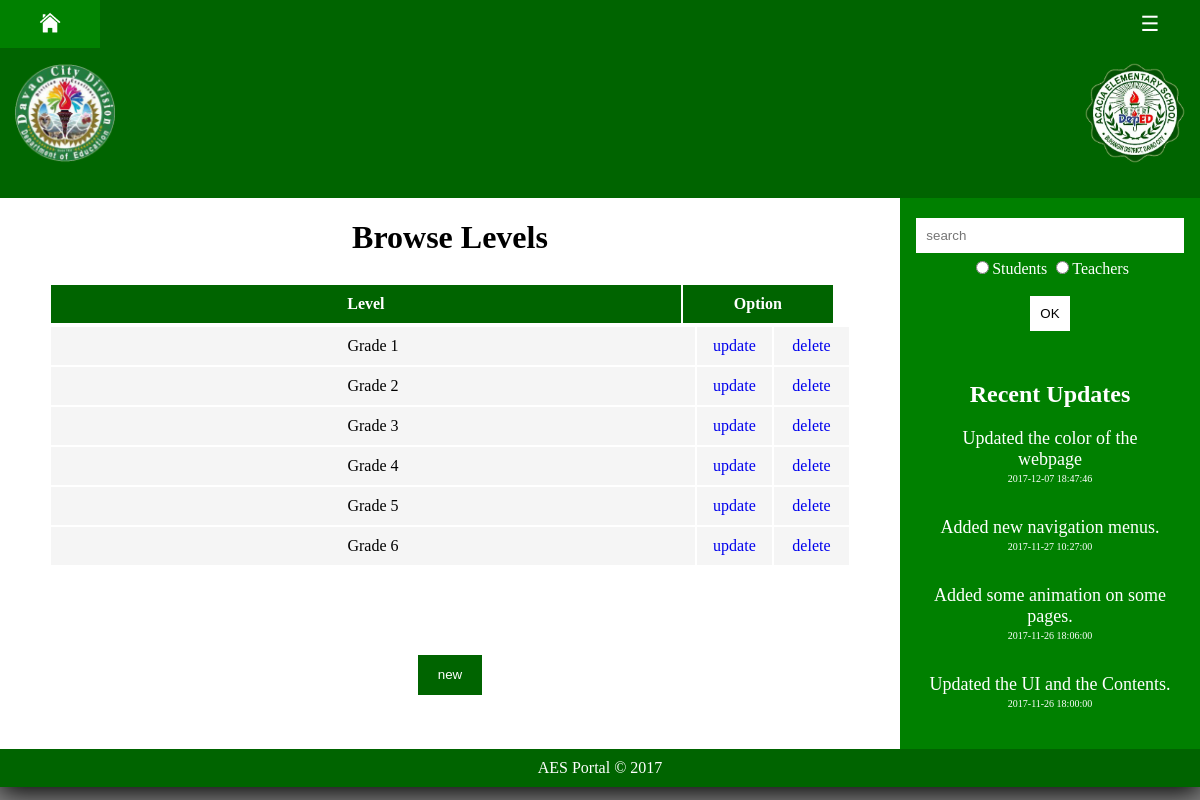
Page /aes-admin/level.php (signed in) on the committed database.
### tables this page shows
CREATE TABLE `level` (
  `level_id` int(11) NOT NULL AUTO_INCREMENT,
  `level_description` varchar(32) DEFAULT NULL,
  PRIMARY KEY (`level_id`)
);

CREATE TABLE `updates` (
  `update_id` int(11) NOT NULL AUTO_INCREMENT,
  `update_description` varchar(256) NOT NULL,
  `update_date` datetime NOT NULL,
  PRIMARY KEY (`update_id`)
);

### aes-admin/level.php (the view, shortened to what this page needs)
<!DOCTYPE html>
<?php
    include ('include/verify-admin.php');
            ?>
<html>
    <head>
        <link rel="stylesheet" href="../css/main.css">
        <link rel="stylesheet" href="../css/loader.css">
        <link rel="stylesheet" href="../css/options.css">
        <link rel="stylesheet" href="../css/tables.css">
    </head>
    <body style="font-family:Verdana;" onload="myFunction()">
            <div style="display:none;" id="myDiv" class="animate-bottom">
                <?php include ('include/nav.php');?>
                <div id="main">
                    <?php include ('include/menu.php');?>
                    <div style="overflow:hidden;">
                        <?php include ('include/header.php');?>
                        <div class="main">
                            <h1 style="text-align:center;">Browse Levels</h1>
                            <div id="bylevel" style="margin: 20px auto; width:100%; padding:5px;">
                                <div style="width:98%; overflow:hide;">
                                    <table align="center">
                                        <tr>
                                            <th>Level</th>
                                            <th width="150px">Option</th>
                                        </tr>
                                    </table>
                                </div>
                                <div style="overflow:scroll; height:310px;">
                                    <table align="center">
                                        <?php
                                            $sql_query="SELECT a.* FROM level a GROUP BY level_description";
                                            $result_set=mysqli_query($con,$sql_query);
                                            if(mysqli_num_rows($result_set)>0)
                                            {
                                                while($row=mysqli_fetch_row($result_set))
                                                {
                                                    ?>
                                                        <tr>
                                                            <td>
                                                                <?php echo $row[1]; ?>
                                                            </td>
                                                            <td width="75px">
                                                                <a href="javascript: update_id('<?php echo $row[0]; ?>')">update</a>
                                                            </td>
                                                            <td width="75px">
                                                                <a href="javascript: delete_id('<?php echo $row[0]; ?>')">delete</a>
                                                            </td>
                                                        </tr>
                                                    <?php
                                                }
                                            }
                                            else
                                            {
                                                ?>
                                                <tr height="50px">
                                                    <td colspan="4">No data found!</td>
                                                </tr>
                                                <?php
                                            }
                                        ?>
                                    </table>
                                </div>
                                <button style="margin-top:20px; height:40px; padding:0px 20px; background-color:rgb(0, 100, 0); color:white; border:none" onclick="javascript: add_new()">new</button>
                            </div>
                        </div>
                        <?php include ('include/recent-updates.php');?>
                    </div>
                    <?php include ('include/footer.php');?>
                </div>
    </body>
</html>

### aes-admin/include/recent-updates.php
<?php
    include ('../connect.php');
?>
<html>
    <head>
        <link rel="stylesheet" href="css/main.css">
    </head>
    <body>
        <div class="right">
            <form action="search-result.php" method="POST">
                <input name="search" type="search" placeholder="search" style="position:relative; margin: 5px auto; width:99%; height:35px;padding:10px; border:none;" required>
                <input name="search_type" type="radio" value="students" required>Students
                <input name="search_type" type="radio" value="teachers" required>Teachers<br><br>
                <button name="submit" type="submit" style="position:relative; width:40px; height:35px; background-color:white; margin:auto; border:none;">OK</button>
            </form>
        </div>
        <div class="right">
            <h2>Recent Updates</h2>
            <?php
                $count=0;
                $sql_query="SELECT * FROM updates GROUP BY update_date DESC";
                $result_set=mysqli_query($con,$sql_query);
                if(mysqli_num_rows($result_set)>0)
                {
                    while($row=mysqli_fetch_row($result_set))
                    {
                        $count++;
                        if($count<=8){
                            ?>
                                <div style="position:relative; width:90%; margin:auto; margin-bottom:10px;">
                                    <p style="text-align:center; font-size:18px"><?php echo $row[1];?></p>
                                    <p style="text-align:center; font-size:10px; position:relative; width:100%; bottom:15px;"><?php echo $row[2];?></p>
                                </div>
                            <?php
                        }
                    }
                }
                else
                {
                    ?>
                        No updates yet!
                    <?php
                }
            ?>
        </div>
    </body>
</html>

### css/main.css (style rules this page uses)
body { background-color: gray; margin: auto; }
* { box-sizing: border-box; }
.main { float:left; width:75%; padding: 0px 40px; }
.right { background-color: green; color: white; float:left; width:25%; padding:15px; text-align:center; }
#main { transition: margin-left .5s; }

### css/loader.css (style rules this page uses)
.animate-bottom { position: relative; -webkit-animation-name: animatebottom; -webkit-animation-duration: 1s; animation-name: animatebottom; animation-duration: 1s }
#myDiv { display: none; text-align: center; background-color: white; box-shadow: 0px 5px 25px black; }

### css/tables.css (style rules this page uses)
table { width: 99%; }
table tr th { padding: 10px 0px; background-color: rgb(0, 100, 0); color: white; }
table tr td { padding: 10px 0px; background-color: whitesmoke; }

### rows in the picture
level: level_description "Grade 1"
level: level_description "Grade 2"
level: level_description "Grade 3"
level: level_description "Grade 4"
level: level_description "Grade 5"
level: level_description "Grade 6"
updates: update_description "Updated the color of the webpage", update_date "2017-12-07 18:47:46"
updates: update_description "Added new navigation menus.", update_date "2017-11-27 10:27:00"
updates: update_description "Added some animation on some pages.", update_date "2017-11-26 18:06:00"
updates: update_description "Updated the UI and the Contents.", update_date "2017-11-26 18:00:00"
